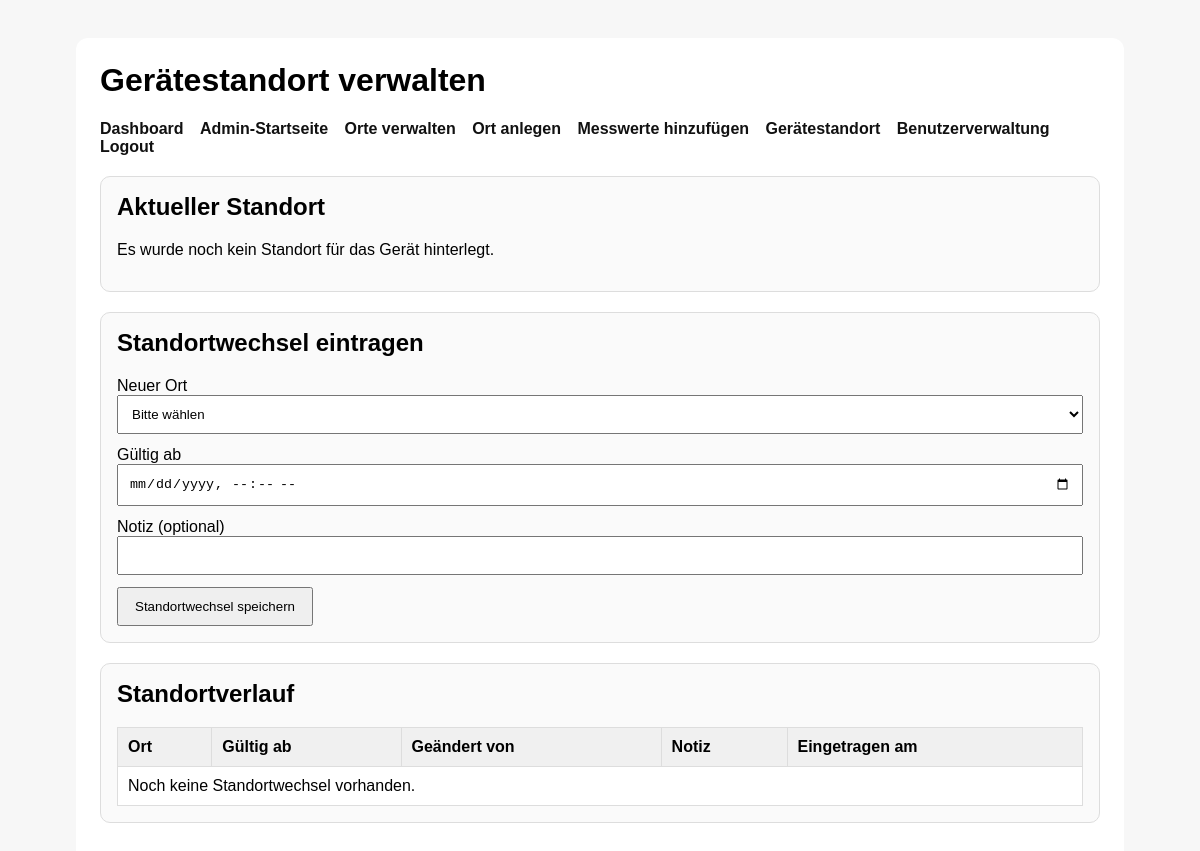
/WEBSITE/device_location.php (signed in), run on an earlier commit of the app's database.
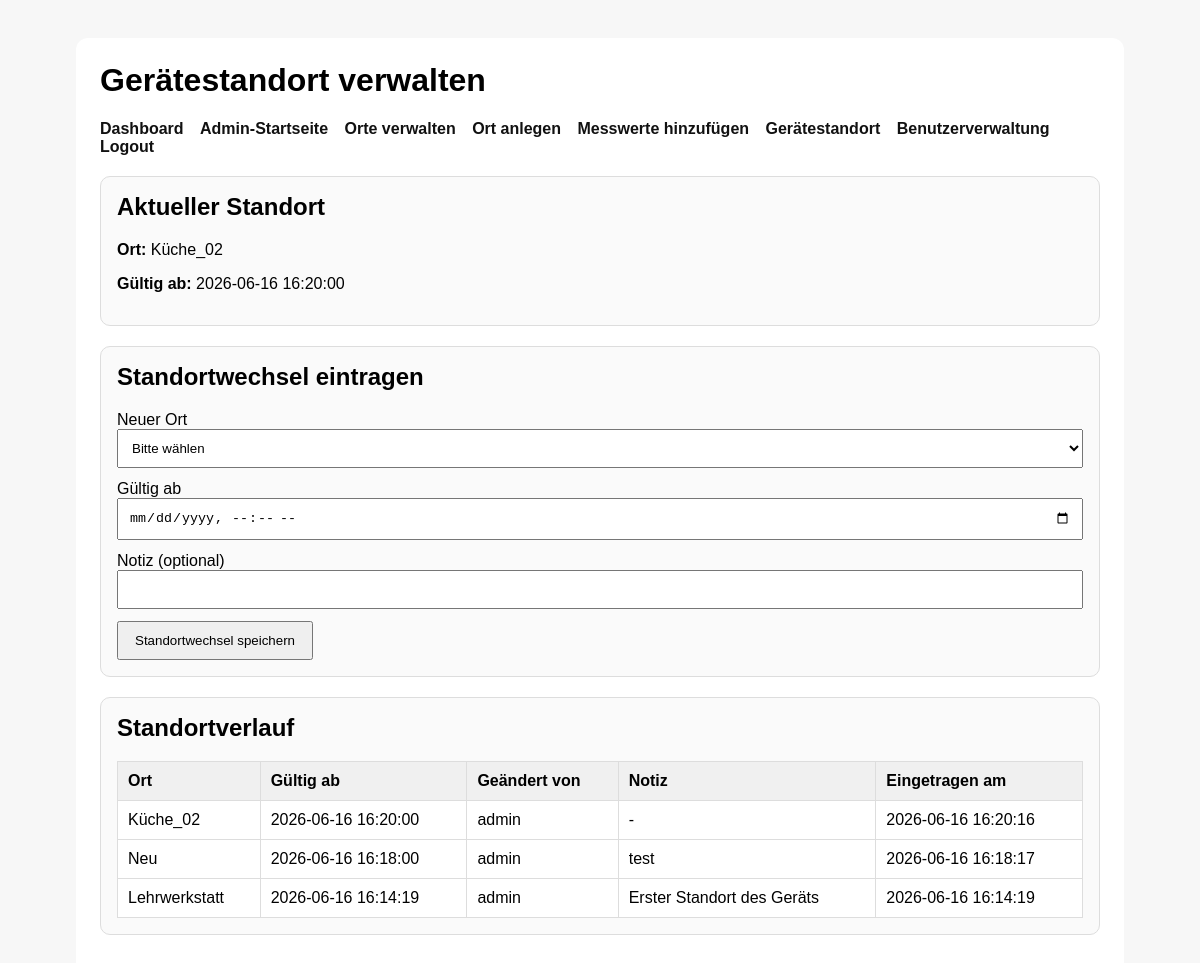
And on a later commit of the database.
### tables this page shows
CREATE TABLE `locations` (
  `id` int(11) NOT NULL,
  `name` varchar(150) NOT NULL,
  `beschreibung` text DEFAULT NULL,
  `aktiv` tinyint(1) NOT NULL DEFAULT 1,
  `created_at` timestamp NOT NULL DEFAULT current_timestamp()
);

CREATE TABLE `device_location_history` (
  `id` int(11) NOT NULL,
  `location_id` int(11) NOT NULL,
  `valid_from` datetime NOT NULL,
  `changed_by` int(11) DEFAULT NULL,
  `note` varchar(255) DEFAULT NULL,
  `created_at` datetime NOT NULL DEFAULT current_timestamp()
);

CREATE TABLE `users` (
  `id` int(11) NOT NULL,
  `username` varchar(100) NOT NULL,
  `password_hash` varchar(255) NOT NULL,
  `role` enum('admin','user') NOT NULL DEFAULT 'user',
  `active` tinyint(1) NOT NULL DEFAULT 1,
  `created_at` timestamp NOT NULL DEFAULT current_timestamp()
);

### WEBSITE/device_location.php (the view, shortened to what this page needs)
<?php
require_once 'db.php';
$stmt = $pdo->query("
    SELECT dlh.id, dlh.valid_from, dlh.note, dlh.created_at, l.name AS location_name, u.username AS changed_by_name
    FROM device_location_history dlh
    INNER JOIN locations l ON l.id = dlh.location_id
    LEFT JOIN users u ON u.id = dlh.changed_by
    ORDER BY dlh.valid_from DESC
");
$history = $stmt->fetchAll(PDO::FETCH_ASSOC);
$currentLocation = null;
if (!empty($history)) {
    $currentLocation = $history[0];
}
?>
<!DOCTYPE html>
<html lang="de">
<head>
</head>
<body>
    <div class="box">
        <h1>Gerätestandort verwalten</h1>
        <div class="toplinks">
    <a href="dashboard.php">Dashboard</a>
    <a href="admin.php">Admin-Startseite</a>
    <a href="admin_locations.php">Orte verwalten</a>
    <a href="add_location.php">Ort anlegen</a>
    <a href="add_measurement.php">Messwerte hinzufügen</a>
    <a href="device_location.php">Gerätestandort</a>
    <a href="admin_users.php">Benutzerverwaltung</a>
    <a href="logout.php">Logout</a>
</div>
        <div class="card">
            <h2>Aktueller Standort</h2>
            <?php if ($currentLocation): ?>
                <p><strong>Ort:</strong> <?= htmlspecialchars($currentLocation['location_name']) ?></p>
                <p><strong>Gültig ab:</strong> <?= htmlspecialchars($currentLocation['valid_from']) ?></p>
            <?php else: ?>
                <p>Es wurde noch kein Standort für das Gerät hinterlegt.</p>
            <?php endif; ?>
        </div>
        <div class="card">
            <h2>Standortwechsel eintragen</h2>
            <form method="post" class="form-grid">
                <div>
                    <label for="location_id">Neuer Ort</label>
                    <select name="location_id" id="location_id" required>
                        <option value="">Bitte wählen</option>
                    </select>
                </div>
                <div>
                    <label for="valid_from">Gültig ab</label>
                    <input type="datetime-local" name="valid_from" id="valid_from" required>
                </div>
                <div>
                    <label for="note">Notiz (optional)</label>
                    <input type="text" name="note" id="note">
                </div>
                <div>
                    <button type="submit">Standortwechsel speichern</button>
                </div>
            </form>
        </div>
        <div class="card">
            <h2>Standortverlauf</h2>
            <table>
                <thead>
                    <tr>
                        <th>Ort</th>
                        <th>Gültig ab</th>
                        <th>Geändert von</th>
                        <th>Notiz</th>
                        <th>Eingetragen am</th>
                    </tr>
                </thead>
                <tbody>
                    <?php if (!empty($history)): ?>
                        <?php foreach ($history as $entry): ?>
                            <tr>
                                <td><?= htmlspecialchars($entry['location_name']) ?></td>
                                <td><?= htmlspecialchars($entry['valid_from']) ?></td>
                                <td><?= htmlspecialchars($entry['changed_by_name'] ?? '-') ?></td>
                                <td><?= htmlspecialchars($entry['note'] ?? '-') ?></td>
                                <td><?= htmlspecialchars($entry['created_at']) ?></td>
                            </tr>
                        <?php endforeach; ?>
                    <?php else: ?>
                        <tr>
                            <td colspan="5">Noch keine Standortwechsel vorhanden.</td>
                        </tr>
                    <?php endif; ?>
                </tbody>
            </table>
        </div>
    </div>
</body>
</html>

### WEBSITE/device_location.php (style rules this page uses)
body { font-family: Arial, sans-serif; background: #f7f7f7; padding: 30px; }
.box { max-width: 1000px; margin: 0 auto; background: #fff; padding: 24px; border-radius: 12px; }
h1, h2 { margin-top: 0; }
.toplinks { margin-bottom: 20px; }
.toplinks a { display: inline-block; margin-right: 12px; text-decoration: none; color: #111; font-weight: bold; }
.card { border: 1px solid #ddd; border-radius: 10px; padding: 16px; margin-bottom: 20px; background: #fafafa; }
.form-grid { display: grid; gap: 12px; }
input[type="datetime-local"], input[type="text"], select, textarea { width: 100%; padding: 10px; box-sizing: border-box; }
button { padding: 10px 16px; cursor: pointer; }
table { width: 100%; border-collapse: collapse; background: #fff; }
th, td { border: 1px solid #ddd; padding: 10px; text-align: left; }
th { background: #f0f0f0; }

What changed in the data, as far as the page shows it:
now on this page (row unchanged): locations: name "Küche_02"
added device_location_history: valid_from "2026-06-16 16:20:00", location.name "Küche_02", changed_by.username "admin", note "-", created_at "2026-06-16 16:20:16"
added device_location_history: location.name "Neu", valid_from "2026-06-16 16:18:00", changed_by.username "admin", note "test", created_at "2026-06-16 16:18:17"
added device_location_history: location.name "Lehrwerkstatt", valid_from "2026-06-16 16:14:19", changed_by.username "admin", note "Erster Standort des Geräts", created_at "2026-06-16 16:14:19"
Also different on the page:
text no longer shown: "Es wurde noch kein Standort für das Gerät hinterlegt. Noch keine Standortwechsel vorhanden."
text now shown: "Ort: Gültig ab:"
